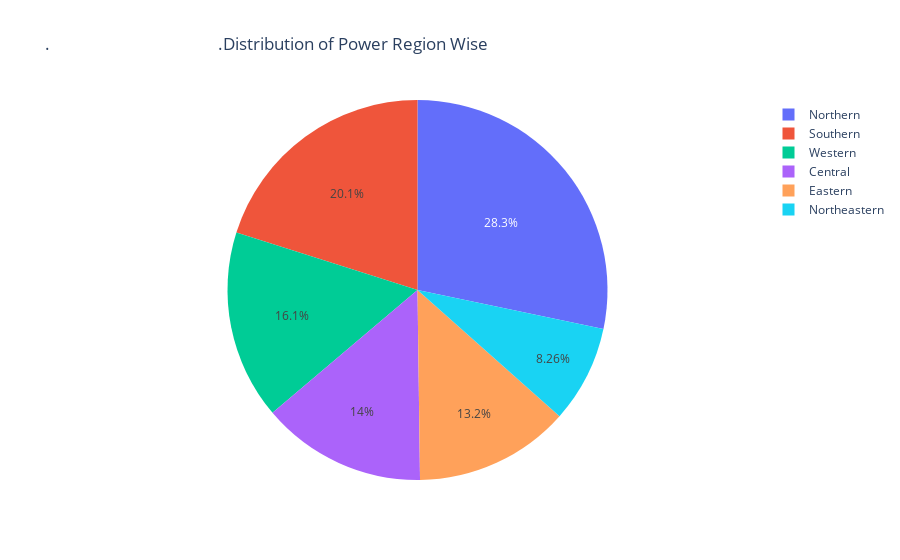

Here is the notebook cell this chart was saved with:
### Code cell
state = state_df.groupby('Region')['National_Share_in_%'].sum().sort_values(ascending = False)
state.index
fig = px.pie(state,values = state.values, names=state.index,
            title='.                                          .Distribution of Power Region Wise')
fig.show()

### Figure 1 — Plotly figure (JSON) as saved in the notebook; plotly's stock layout.template omitted (floating-point values rounded to 4 significant figures)
{"data": [{"domain": {"x": [0, 1], "y": [0, 1]}, "hovertemplate": "Region=%{label}<br>value=%{value}<extra></extra>", "labels": ["Northern", "Southern", "Western", "Central", "Eastern", "Northeastern"], "legendgroup": "", "name": "", "showlegend": true, "type": "pie", "values": [27.19, 19.33, 15.44, 13.48, 12.71, 7.94]}], "layout": {"legend": {"tracegroupgap": 0}, "title": {"text": ".                                          .Distribution of Power Region Wise"}}}
